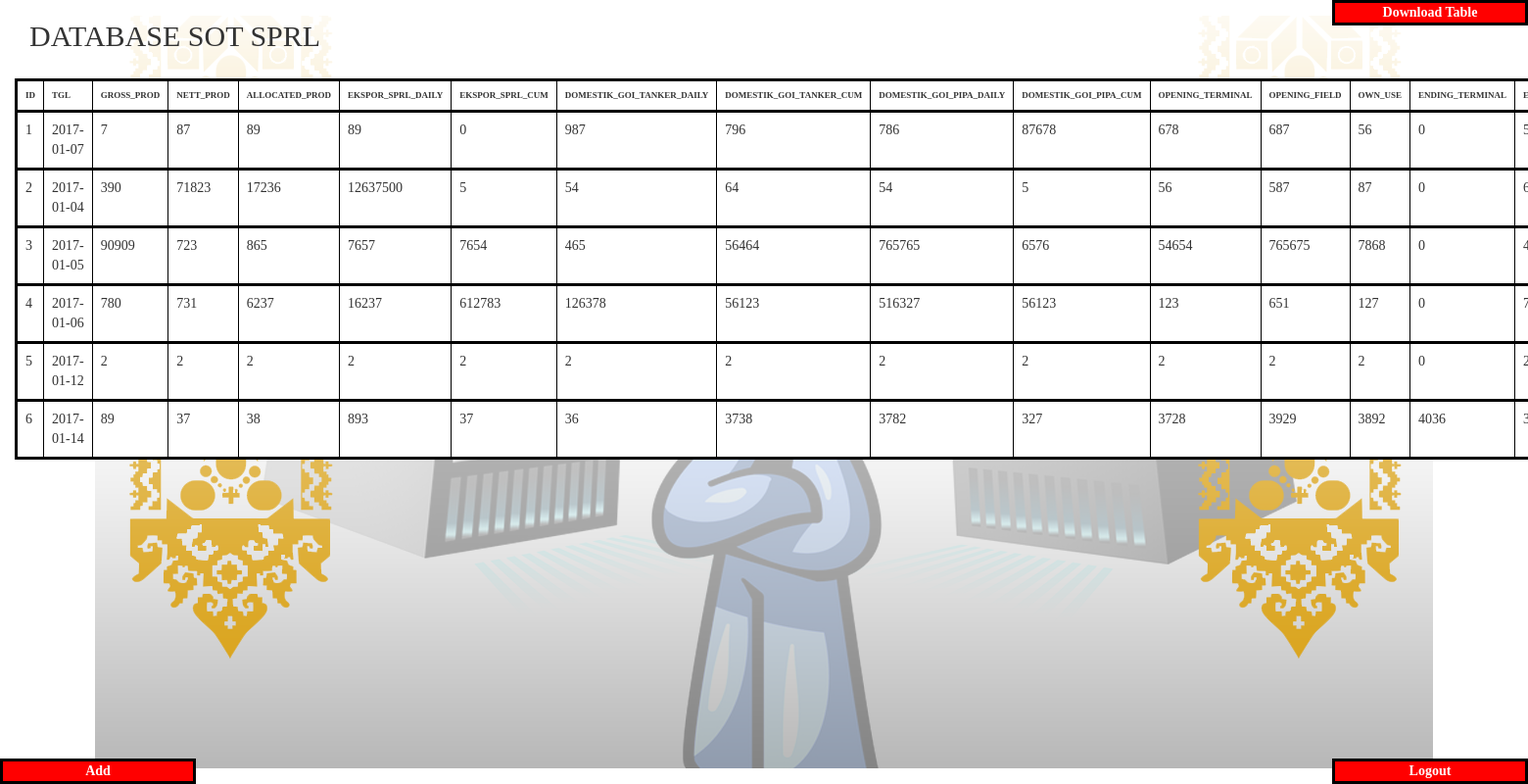
Page /sot-admin/main_menu.php (signed in) on the committed database.
### tables this page shows
CREATE TABLE `sot_sprl` (
  `ID` int(11) NOT NULL,
  `TGL` date NOT NULL,
  `GROSS_PROD` float NOT NULL,
  `NETT_PROD` float NOT NULL,
  `ALLOCATED_PROD` float NOT NULL,
  `EKSPOR_SPRL_DAILY` float NOT NULL,
  `EKSPOR_SPRL_CUM` float NOT NULL,
  `DOMESTIK_GOI_TANKER_DAILY` float NOT NULL,
  `DOMESTIK_GOI_TANKER_CUM` float NOT NULL,
  `DOMESTIK_GOI_PIPA_DAILY` float NOT NULL,
  `DOMESTIK_GOI_PIPA_CUM` float NOT NULL,
  `OPENING_TERMINAL` float NOT NULL,
  `OPENING_FIELD` float NOT NULL,
  `OWN_USE` float NOT NULL,
  `ENDING_TERMINAL` float NOT NULL,
  `ENDING_DEAD_TERMINAL` float NOT NULL,
  `ENDING_FIELD` float NOT NULL,
  `ENDING_DEAD_FIELD` float NOT NULL,
  `DUMAI_LOSS_GAIN` float NOT NULL,
  `BLANK_FIELD` float NOT NULL
);

### sot-admin/main_menu.php (the view, shortened to what this page needs)
<?php
	$colQuery =
	"SHOW columns FROM sot_sprl";
	$colExec = mysql_query($colQuery);
	$conQuery = "SELECT * FROM sot_sprl";
	$conExec = mysql_query($conQuery);
	$all_prop = array();
	while ($prop = mysql_fetch_field($conExec)){
		array_push($all_prop, $prop->name);
	}
?>
<!DOCTYPE html>
<html>
	<head>
		<link rel="stylesheet" type="text/css" href="../assets/css/style.css">
		<link rel="stylesheet" href="https://maxcdn.bootstrapcdn.com/bootstrap/3.3.7/css/bootstrap.min.css">
	</head>
	<body>
		<div class="container-fluid">
			<h2 class="container-fluid">DATABASE SOT SPRL</h2>
			<br><br><br><br>
			<table class="table table-bordered">
				<thead>
					<tr style="font-size:9px">
					<?php
						while ($colNames = mysql_fetch_array($colExec)){
							echo "
							<th>$colNames[Field]</th>
							";
						}
					?>
					</tr>
				</thead>
				<tbody>
					<?php
						while($conNames = mysql_fetch_array($conExec)){
							echo "<tr>";
							foreach($all_prop as $item){
								echo "<td>$conNames[$item]</td>";
							}
							echo "</tr>";
						}
					?>
				</tbody>
			</table><br>
			<div class="container-fluid">
				<center><a class="left" href="input.php">Add</a> </center>
				<center><a class="right" href="logout.php">Logout</a></center>
				<center><a class="center" href="download.php">Download Table</a></center>
			</div>
		</div>
	</body>
</html>

### assets/css/style.css (style rules this page uses)
a { color: white; }
body { font-family: Verdana !important; background: url("../images/webbg.png") no-repeat center center fixed; -webkit-background-size: cover; -moz-background-size: cover; -o-background-size: cover; background-size: cover; }
tr,td,th { border-style: solid; border-color: black !important; background-color: white !important; }

### sot-admin/main_menu.php (style rules this page uses)
body { background: url(../assets/images/administratoronly3.png) no-repeat center center fixed; }
h2 { color:#000000; font-weight: bold; position: fixed; center: 1; top: 0; }
a.left { color:#000000; font-weight: bold; position: fixed; bottom: 0; left: 0; width: 200px; border: 3px solid #000000; background-color: #ff0000; color: white; }
a.right { color:#000000; font-weight: bold; position: fixed; bottom: 0; right: 0; width: 200px; border: 3px solid #000000; background-color: #ff0000; color: white; }
a.center { color:#000000; font-weight: bold; position: fixed; top: 0; right: 0; width: 200px; border: 3px solid #000000; background-color: #ff0000; color: white; }

### rows in the picture
sot_sprl: ID "1", TGL "2017-01-07", GROSS_PROD "7", NETT_PROD "87", ALLOCATED_PROD "89", EKSPOR_SPRL_DAILY "89", EKSPOR_SPRL_CUM "0", DOMESTIK_GOI_TANKER_DAILY "987", DOMESTIK_GOI_TANKER_CUM "796", DOMESTIK_GOI_PIPA_DAILY "786", DOMESTIK_GOI_PIPA_CUM "87678", OPENING_TERMINAL "678", OPENING_FIELD "687", OWN_USE "56", ENDING_TERMINAL "0"
sot_sprl: ID "2", TGL "2017-01-04", GROSS_PROD "390", NETT_PROD "71823", ALLOCATED_PROD "17236", EKSPOR_SPRL_DAILY "12637500", EKSPOR_SPRL_CUM "5", DOMESTIK_GOI_TANKER_DAILY "54", DOMESTIK_GOI_TANKER_CUM "64", DOMESTIK_GOI_PIPA_DAILY "54", DOMESTIK_GOI_PIPA_CUM "5", OPENING_TERMINAL "56", OPENING_FIELD "587", OWN_USE "87", ENDING_TERMINAL "0"
sot_sprl: ID "3", TGL "2017-01-05", GROSS_PROD "90909", NETT_PROD "723", ALLOCATED_PROD "865", EKSPOR_SPRL_DAILY "7657", EKSPOR_SPRL_CUM "7654", DOMESTIK_GOI_TANKER_DAILY "465", DOMESTIK_GOI_TANKER_CUM "56464", DOMESTIK_GOI_PIPA_DAILY "765765", DOMESTIK_GOI_PIPA_CUM "6576", OPENING_TERMINAL "54654", OPENING_FIELD "765675", OWN_USE "7868", ENDING_TERMINAL "0"
sot_sprl: ID "4", TGL "2017-01-06", GROSS_PROD "780", NETT_PROD "731", ALLOCATED_PROD "6237", EKSPOR_SPRL_DAILY "16237", EKSPOR_SPRL_CUM "612783", DOMESTIK_GOI_TANKER_DAILY "126378", DOMESTIK_GOI_TANKER_CUM "56123", DOMESTIK_GOI_PIPA_DAILY "516327", DOMESTIK_GOI_PIPA_CUM "56123", OPENING_TERMINAL "123", OPENING_FIELD "651", OWN_USE "127", ENDING_TERMINAL "0"
sot_sprl: ID "5", TGL "2017-01-12", GROSS_PROD "2", NETT_PROD "2", ALLOCATED_PROD "2", EKSPOR_SPRL_DAILY "2", EKSPOR_SPRL_CUM "2", DOMESTIK_GOI_TANKER_DAILY "2", DOMESTIK_GOI_TANKER_CUM "2", DOMESTIK_GOI_PIPA_DAILY "2", DOMESTIK_GOI_PIPA_CUM "2", OPENING_TERMINAL "2", OPENING_FIELD "2", OWN_USE "2", ENDING_TERMINAL "0"
sot_sprl: ID "6", TGL "2017-01-14", GROSS_PROD "89", NETT_PROD "37", ALLOCATED_PROD "38", EKSPOR_SPRL_DAILY "893", EKSPOR_SPRL_CUM "37", DOMESTIK_GOI_TANKER_DAILY "36", DOMESTIK_GOI_TANKER_CUM "3738", DOMESTIK_GOI_PIPA_DAILY "3782", DOMESTIK_GOI_PIPA_CUM "327", OPENING_TERMINAL "3728", OPENING_FIELD "3929", OWN_USE "3892", ENDING_TERMINAL "4036"

### other values in the picture
$colNames[Field] "ID"
$colNames[Field] "TGL"
$colNames[Field] "GROSS_PROD"
$colNames[Field] "NETT_PROD"
$colNames[Field] "ALLOCATED_PROD"
$colNames[Field] "EKSPOR_SPRL_DAILY"
$colNames[Field] "EKSPOR_SPRL_CUM"
$colNames[Field] "DOMESTIK_GOI_TANKER_DAILY"
$colNames[Field] "DOMESTIK_GOI_TANKER_CUM"
$colNames[Field] "DOMESTIK_GOI_PIPA_DAILY"
$colNames[Field] "DOMESTIK_GOI_PIPA_CUM"
$colNames[Field] "OPENING_TERMINAL"
$colNames[Field] "OPENING_FIELD"
$colNames[Field] "OWN_USE"
$colNames[Field] "ENDING_TERMINAL"
